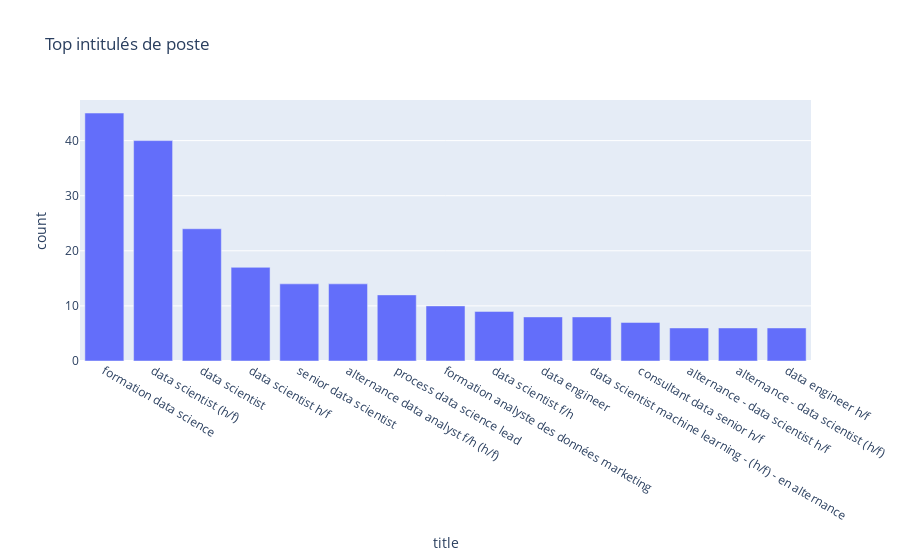

Notebook cell for this chart:
### Code cell
# === Visualisation 5 : Top intitulés de poste ===
    df_title = df["title"].value_counts().head(15).reset_index()
    df_title.columns = ["title", "count"]
    fig5 = px.bar(df_title, x="title", y="count", title="Top intitulés de poste")
    fig5.show()

### Figure 1 — Plotly figure (JSON) as saved in the notebook; plotly's stock layout.template omitted (floating-point values rounded to 4 significant figures)
{"data": [{"hovertemplate": "title=%{x}<br>count=%{y}<extra></extra>", "legendgroup": "", "marker": {"color": "#636efa", "pattern": {"shape": ""}}, "name": "", "orientation": "v", "showlegend": false, "textposition": "auto", "type": "bar", "x": ["formation data science", "data scientist (h/f)", "data scientist", "data scientist h/f", "senior data scientist", "alternance data analyst f/h (h/f)", "process data science lead", "formation analyste des données marketing", "data scientist f/h", "data engineer", "data scientist machine learning - (h/f) - en alternance", "consultant data senior h/f", "alternance - data scientist h/f", "alternance - data scientist (h/f)", "data engineer h/f"], "xaxis": "x", "y": [45, 40, 24, 17, 14, 14, 12, 10, 9, 8, 8, 7, 6, 6, 6], "yaxis": "y"}], "layout": {"barmode": "relative", "legend": {"tracegroupgap": 0}, "title": {"text": "Top intitulés de poste"}, "xaxis": {"anchor": "y", "domain": [0, 1], "title": {"text": "title"}}, "yaxis": {"anchor": "x", "domain": [0, 1], "title": {"text": "count"}}}}
